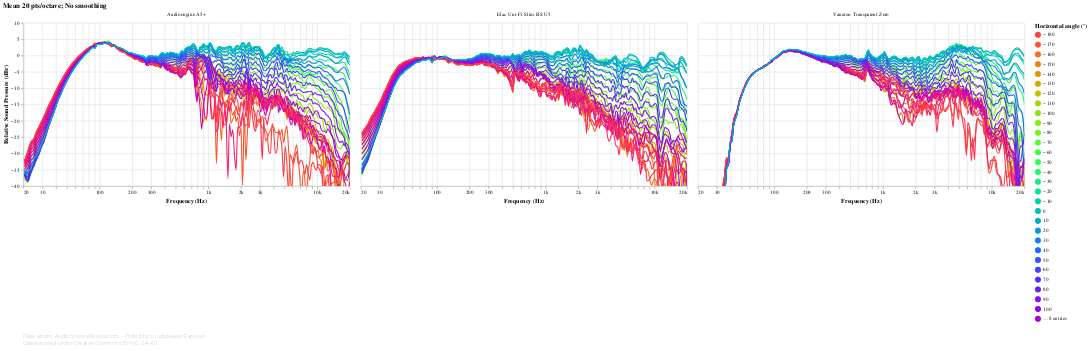

The cell this chart's notebook holds for it:
### Markdown cell above
Use the slider at the bottom to focus on a specific angle. Note that the slider can be slow to respond, especially if there are many speakers. Double-click the chart to reset.

Keep in mind that these graphs can be shown normalized to flat on-axis by changing the settings in the *Normalization* section above.

### Code cell
#@markdown
def off_axis_angles_chart(direction):
    return frequency_response_db_chart(
        speakers_fr_ready
            .loc[:, 'SPL ' + direction]
            .pipe(lsx.data.convert_angles)
            .pipe(lambda df: df.pipe(lsx.pd.set_columns, df.columns.map(mapper=lambda column: f'{column:+.0f}')))
            .rename_axis(columns='Angle'),
        lambda chart: lsx.util.pipe(chart
            .transform_calculate(angle=alt.expr.toNumber(alt.datum.key)),
            lambda chart: lsx.alt.filter_selection(chart, alt.selection_single(
                fields=['angle'],
                bind=alt.binding_range(min=-170, max=180, step=10, name=direction + ' angle selector (°)'),
                clear='dblclick'))
            .encode(
                sound_pressure_yaxis(),
                alt.Color(
                    'angle', title=direction + ' angle (°)', type='quantitative',
                    scale=alt.Scale(scheme='sinebow', domain=(-180, 180)),
                    # We have to explicitly set the legend type to 'gradient' because of https://github.com/vega/vega-lite/issues/6258
                    legend=alt.Legend(type='gradient', gradientLength=300, values=list(range(-180, 180+10, 10))))),
            speaker_facet, speaker_input),
        lambda chart: lsx.alt.interactive_line(chart),
        fold={},
        additional_tooltips=[alt.Tooltip('key', type='nominal', title=direction + ' angle (°)')],
        sidebyside=True
    )

off_axis_angles_chart('Horizontal')

### Figure 1 — Vega-Lite specification as saved in the notebook (floating-point values rounded to 4 significant figures; data arrays with more than 128 entries replaced by an {"elided": "..."} marker saying what was removed)
{"config": {"view": {"continuousWidth": 400, "continuousHeight": 300, "opacity": 0}}, "vconcat": [{"data": {"name": "data-59de5d36bdca3994e2be3916364f82b3"}, "facet": {"type": "nominal", "field": "speaker", "title": null}, "spec": {"layer": [{"mark": {"type": "line", "clip": true, "interpolate": "monotone"}, "encoding": {"opacity": {"condition": {"value": 1, "selection": "selector016"}, "value": 0.2}}, "selection": {"selector016": {"type": "multi", "encodings": ["color"], "bind": "legend"}, "selector018": {"type": "interval", "bind": "scales", "encodings": ["x", "y"]}, "selector019": {"type": "single", "fields": ["angle"], "bind": {"input": "range", "max": 180, "min": -170, "name": "Horizontal angle selector (°)", "step": 10}, "clear": "dblclick"}, "selector020": {"type": "single", "fields": ["speaker"], "bind": {"input": "select", "options": [null, "Audioengine A5+", "Elac Uni-Fi Slim BS U5", "Vanatoo Transparent Zero"], "labels": ["All", "Audioengine A5+", "Elac Uni-Fi Slim BS U5", "Vanatoo Transparent Zero"], "name": "Speaker: "}}}, "title": {"text": "Mean 20 pts/octave; No smoothing", "anchor": "start"}}, {"mark": {"type": "circle", "clip": true, "size": 100}, "encoding": {"fillOpacity": {"condition": {"value": 0.3, "selection": "selector017"}, "value": 0}}, "selection": {"selector017": {"type": "single", "on": "mouseover", "clear": "mouseout", "empty": "none", "encodings": ["x", "y"]}}, "title": {"text": "Mean 20 pts/octave; No smoothing", "anchor": "start"}}], "encoding": {"color": {"type": "quantitative", "field": "angle", "legend": {"gradientLength": 300, "type": "gradient", "values": [-180, -170, -160, -150, -140, -130, -120, -110, -100, -90, -80, -70, -60, -50, -40, -30, -20, -10, 0, 10, 20, 30, 40, 50, 60, 70, 80, 90, 100, 110, 120, 130, 140, 150, 160, 170, 180]}, "scale": {"domain": [-180, 180], "scheme": "sinebow"}, "title": "Horizontal angle (°)"}, "tooltip": [{"type": "nominal", "field": "key", "title": "Horizontal angle (°)"}, {"type": "quantitative", "field": "frequency", "format": ".03s", "title": "Frequency (Hz)"}, {"type": "quantitative", "field": "value", "format": ".2f", "title": "Value (dB)"}], "x": {"type": "quantitative", "axis": {"format": "s"}, "field": "frequency", "scale": {"base": 10, "domain": [20, 20000], "nice": false, "type": "log"}, "title": "Frequency (Hz)"}, "y": {"type": "quantitative", "axis": {"grid": true}, "field": "value", "scale": {"domain": [-40, 10]}, "title": ["Relative Sound Pressure (dBr)"]}}, "height": 300, "transform": [{"flatten": ["frequency", "-100", "-10", "-110", "-120", "-130", "-140", "-150", "-160", "-170", "-20", "-30", "-40", "-50", "-60", "-70", "-80", "-90", "+100", "+10", "+110", "+120", "+130", "+140", "+150", "+160", "+170", "+180", "+20", "+30", "+40", "+50", "+60", "+70", "+80", "+90", "+0"]}, {"fold": ["-100", "-10", "-110", "-120", "-130", "-140", "-150", "-160", "-170", "-20", "-30", "-40", "-50", "-60", "-70", "-80", "-90", "+100", "+10", "+110", "+120", "+130", "+140", "+150", "+160", "+170", "+180", "+20", "+30", "+40", "+50", "+60", "+70", "+80", "+90", "+0"]}, {"calculate": "toNumber(datum.key)", "as": "angle"}, {"filter": {"selection": "selector019"}}], "width": 600}, "title": {"text": "Mean 20 pts/octave; No smoothing", "anchor": "start"}, "transform": [{"filter": {"selection": "selector020"}}]}, {"mark": "text", "height": 1, "title": {"text": ["Data: amirm, AudioScienceReview.com - Plotted by Loudspeaker Explorer", "Data licensed under Creative Commons BY-NC-SA 4.0"], "anchor": "start", "color": "gray", "fontSize": 10, "fontWeight": "lighter"}, "width": 600}], "resolve": {"legend": {"color": "independent"}}, "$schema": "https://vega.github.io/schema/vega-lite/v4.8.1.json", "datasets": {"data-59de5d36bdca3994e2be3916364f82b3": [{"speaker": "Audioengine A5+", "frequency": {"elided": "194 float values"}, "-100": {"elided": "194 float values"}, "-10": {"elided": "194 float values"}, "-110": {"elided": "194 float values"}, "-120": {"elided": "194 float values"}, "-130": {"elided": "194 float values"}, "-140": {"elided": "194 float values"}, "-150": {"elided": "194 float values"}, "-160": {"elided": "194 float values"}, "-170": {"elided": "194 float values"}, "-20": {"elided": "194 float values"}, "-30": {"elided": "194 float values"}, "-40": {"elided": "194 float values"}, "-50": {"elided": "194 float values"}, "-60": {"elided": "194 float values"}, "-70": {"elided": "194 float values"}, "-80": {"elided": "194 float values"}, "-90": {"elided": "194 float values"}, "+100": {"elided": "194 float values"}, "+10": {"elided": "194 float values"}, "+110": {"elided": "194 float values"}, "+120": {"elided": "194 float values"}, "+130": {"elided": "194 float values"}, "+140": {"elided": "194 float values"}, "+150": {"elided": "194 float values"}, "+160": {"elided": "194 float values"}, "+170": {"elided": "194 float values"}, "+180": {"elided": "194 float values"}, "+20": {"elided": "194 float values"}, "+30": {"elided": "194 float values"}, "+40": {"elided": "194 float values"}, "+50": {"elided": "194 float values"}, "+60": {"elided": "194 float values"}, "+70": {"elided": "194 float values"}, "+80": {"elided": "194 float values"}, "+90": {"elided": "194 float values"}, "+0": {"elided": "194 float values"}}, {"speaker": "Elac Uni-Fi Slim BS U5", "frequency": {"elided": "194 float values"}, "-100": {"elided": "194 float values"}, "-10": {"elided": "194 float values"}, "-110": {"elided": "194 float values"}, "-120": {"elided": "194 float values"}, "-130": {"elided": "194 float values"}, "-140": {"elided": "194 float values"}, "-150": {"elided": "194 float values"}, "-160": {"elided": "194 float values"}, "-170": {"elided": "194 float values"}, "-20": {"elided": "194 float values"}, "-30": {"elided": "194 float values"}, "-40": {"elided": "194 float values"}, "-50": {"elided": "194 float values"}, "-60": {"elided": "194 float values"}, "-70": {"elided": "194 float values"}, "-80": {"elided": "194 float values"}, "-90": {"elided": "194 float values"}, "+100": {"elided": "194 float values"}, "+10": {"elided": "194 float values"}, "+110": {"elided": "194 float values"}, "+120": {"elided": "194 float values"}, "+130": {"elided": "194 float values"}, "+140": {"elided": "194 float values"}, "+150": {"elided": "194 float values"}, "+160": {"elided": "194 float values"}, "+170": {"elided": "194 float values"}, "+180": {"elided": "194 float values"}, "+20": {"elided": "194 float values"}, "+30": {"elided": "194 float values"}, "+40": {"elided": "194 float values"}, "+50": {"elided": "194 float values"}, "+60": {"elided": "194 float values"}, "+70": {"elided": "194 float values"}, "+80": {"elided": "194 float values"}, "+90": {"elided": "194 float values"}, "+0": {"elided": "194 float values"}}, {"speaker": "Vanatoo Transparent Zero", "frequency": {"elided": "194 float values"}, "-100": {"elided": "194 float values"}, "-10": {"elided": "194 float values"}, "-110": {"elided": "194 float values"}, "-120": {"elided": "194 float values"}, "-130": {"elided": "194 float values"}, "-140": {"elided": "194 float values"}, "-150": {"elided": "194 float values"}, "-160": {"elided": "194 float values"}, "-170": {"elided": "194 float values"}, "-20": {"elided": "194 float values"}, "-30": {"elided": "194 float values"}, "-40": {"elided": "194 float values"}, "-50": {"elided": "194 float values"}, "-60": {"elided": "194 float values"}, "-70": {"elided": "194 float values"}, "-80": {"elided": "194 float values"}, "-90": {"elided": "194 float values"}, "+100": {"elided": "194 float values"}, "+10": {"elided": "194 float values"}, "+110": {"elided": "194 float values"}, "+120": {"elided": "194 float values"}, "+130": {"elided": "194 float values"}, "+140": {"elided": "194 float values"}, "+150": {"elided": "194 float values"}, "+160": {"elided": "194 float values"}, "+170": {"elided": "194 float values"}, "+180": {"elided": "194 float values"}, "+20": {"elided": "194 float values"}, "+30": {"elided": "194 float values"}, "+40": {"elided": "194 float values"}, "+50": {"elided": "194 float values"}, "+60": {"elided": "194 float values"}, "+70": {"elided": "194 float values"}, "+80": {"elided": "194 float values"}, "+90": {"elided": "194 float values"}, "+0": {"elided": "194 float values"}}]}}
